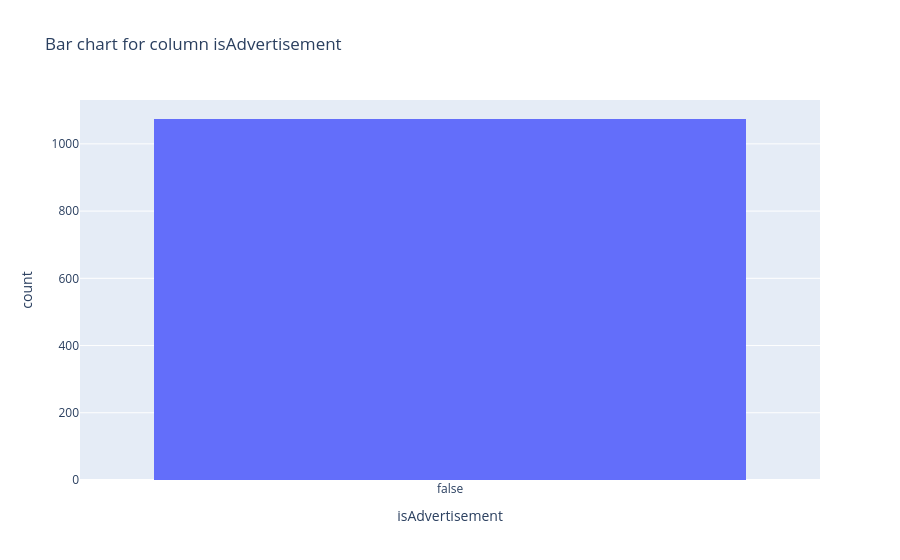
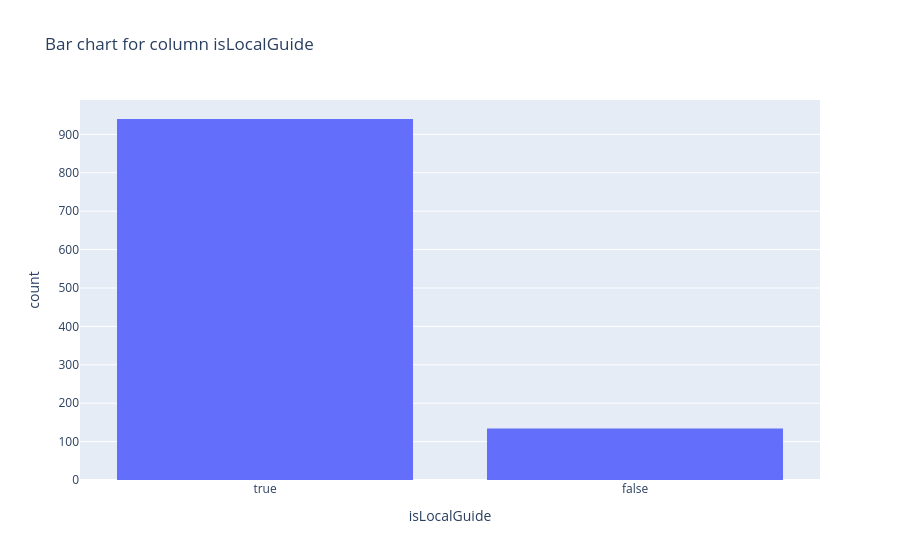
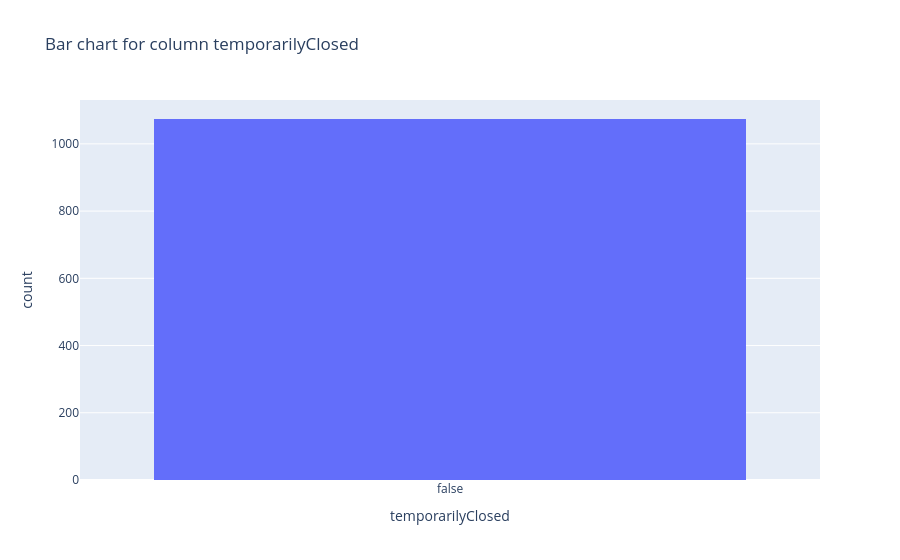
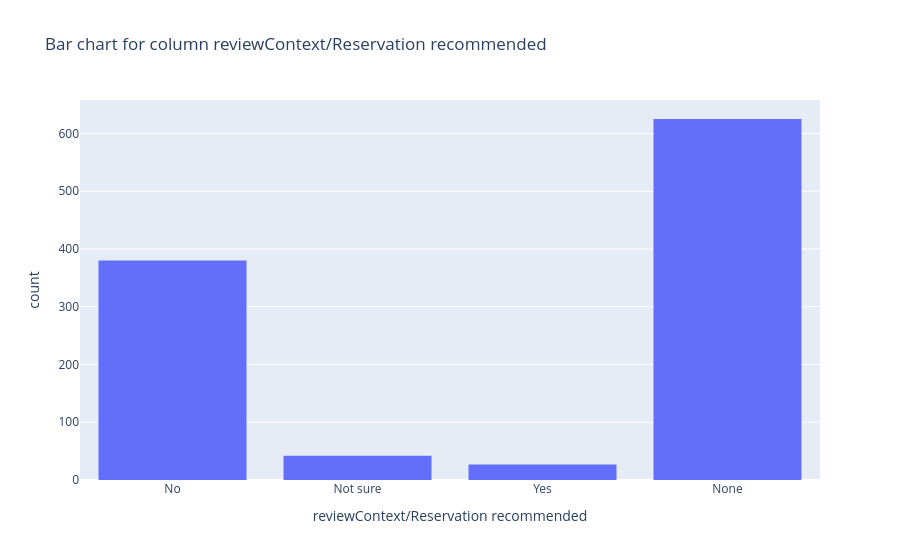

These figures' notebook cell, in order:
### Markdown cell above
## Univariate analysis

### Code cell
#analyzing categorical data first
for n in ['isAdvertisement','isLocalGuide','temporarilyClosed','reviewContext/Reservation recommended',
       'reviewContext/Visited on', 'reviewContext/Wait time']:
    fig=px.histogram(data_frame=df_filtered,x=n, title=f"Bar chart for column {n}")
    fig.show()

### Figure 1 — Plotly figure (JSON) as saved in the notebook; plotly's stock layout.template omitted (floating-point values rounded to 4 significant figures; data arrays with more than 128 entries replaced by an {"elided": "..."} marker saying what was removed)
{"data": [{"alignmentgroup": "True", "bingroup": "x", "hovertemplate": "isAdvertisement=%{x}<br>count=%{y}<extra></extra>", "legendgroup": "", "marker": {"color": "#636efa", "pattern": {"shape": ""}}, "name": "", "offsetgroup": "", "orientation": "v", "showlegend": false, "type": "histogram", "x": {"elided": "1074 bool values"}, "xaxis": "x", "yaxis": "y"}], "layout": {"autosize": true, "barmode": "relative", "legend": {"tracegroupgap": 0}, "title": {"text": "Bar chart for column isAdvertisement"}, "xaxis": {"anchor": "y", "autorange": true, "domain": [0, 1], "range": [-0.5, 0.5], "title": {"text": "isAdvertisement"}, "type": "category"}, "yaxis": {"anchor": "x", "autorange": true, "domain": [0, 1], "range": [0, 1131.0], "title": {"text": "count"}}}}

### Figure 2 — Plotly figure (JSON) as saved in the notebook; plotly's stock layout.template omitted (floating-point values rounded to 4 significant figures; data arrays with more than 128 entries replaced by an {"elided": "..."} marker saying what was removed)
{"data": [{"alignmentgroup": "True", "bingroup": "x", "hovertemplate": "isLocalGuide=%{x}<br>count=%{y}<extra></extra>", "legendgroup": "", "marker": {"color": "#636efa", "pattern": {"shape": ""}}, "name": "", "offsetgroup": "", "orientation": "v", "showlegend": false, "type": "histogram", "x": {"elided": "1074 bool values"}, "xaxis": "x", "yaxis": "y"}], "layout": {"autosize": true, "barmode": "relative", "legend": {"tracegroupgap": 0}, "title": {"text": "Bar chart for column isLocalGuide"}, "xaxis": {"anchor": "y", "autorange": true, "domain": [0, 1], "range": [-0.5, 1.5], "title": {"text": "isLocalGuide"}, "type": "category"}, "yaxis": {"anchor": "x", "autorange": true, "domain": [0, 1], "range": [0, 989.5], "title": {"text": "count"}}}}

### Figure 3 — Plotly figure (JSON) as saved in the notebook; plotly's stock layout.template omitted (floating-point values rounded to 4 significant figures; data arrays with more than 128 entries replaced by an {"elided": "..."} marker saying what was removed)
{"data": [{"alignmentgroup": "True", "bingroup": "x", "hovertemplate": "temporarilyClosed=%{x}<br>count=%{y}<extra></extra>", "legendgroup": "", "marker": {"color": "#636efa", "pattern": {"shape": ""}}, "name": "", "offsetgroup": "", "orientation": "v", "showlegend": false, "type": "histogram", "x": {"elided": "1074 bool values"}, "xaxis": "x", "yaxis": "y"}], "layout": {"autosize": true, "barmode": "relative", "legend": {"tracegroupgap": 0}, "title": {"text": "Bar chart for column temporarilyClosed"}, "xaxis": {"anchor": "y", "autorange": true, "domain": [0, 1], "range": [-0.5, 0.5], "title": {"text": "temporarilyClosed"}, "type": "category"}, "yaxis": {"anchor": "x", "autorange": true, "domain": [0, 1], "range": [0, 1131.0], "title": {"text": "count"}}}}

### Figure 4 — Plotly figure (JSON) as saved in the notebook; plotly's stock layout.template omitted (floating-point values rounded to 4 significant figures; data arrays with more than 128 entries replaced by an {"elided": "..."} marker saying what was removed)
{"data": [{"alignmentgroup": "True", "bingroup": "x", "hovertemplate": "reviewContext/Reservation recommended=%{x}<br>count=%{y}<extra></extra>", "legendgroup": "", "marker": {"color": "#636efa", "pattern": {"shape": ""}}, "name": "", "offsetgroup": "", "orientation": "v", "showlegend": false, "type": "histogram", "x": {"elided": "1074 str values"}, "xaxis": "x", "yaxis": "y"}], "layout": {"autosize": true, "barmode": "relative", "legend": {"tracegroupgap": 0}, "title": {"text": "Bar chart for column reviewContext/Reservation recommended"}, "xaxis": {"anchor": "y", "autorange": true, "domain": [0, 1], "range": [-0.5, 3.5], "title": {"text": "reviewContext/Reservation recommended"}, "type": "category"}, "yaxis": {"anchor": "x", "autorange": true, "domain": [0, 1], "range": [0, 657.9], "title": {"text": "count"}}}}
